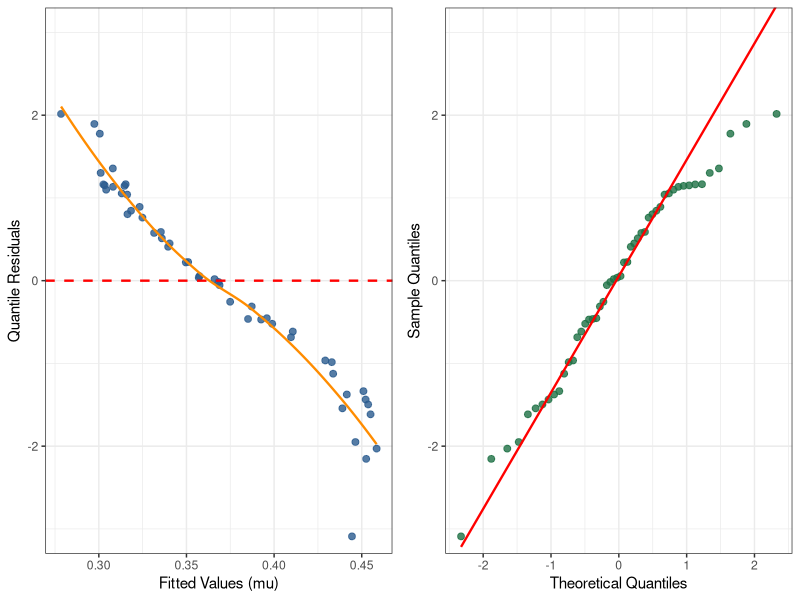
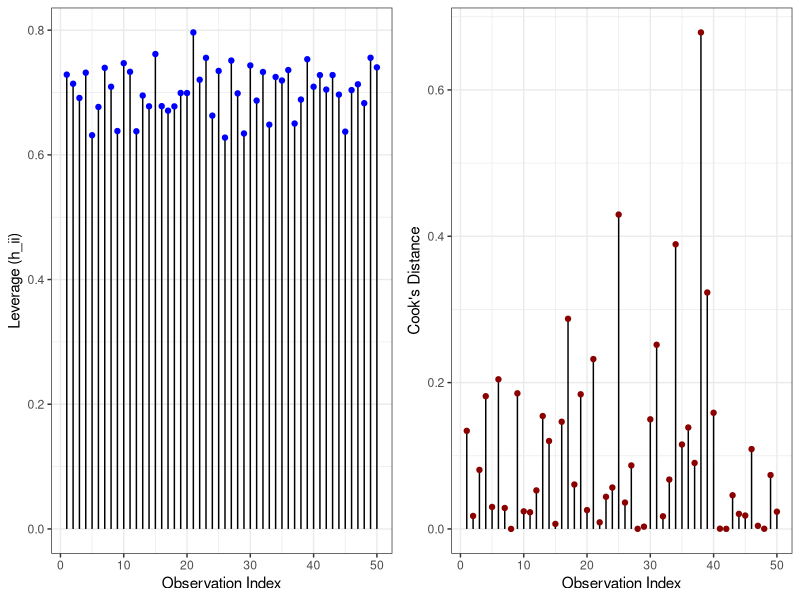
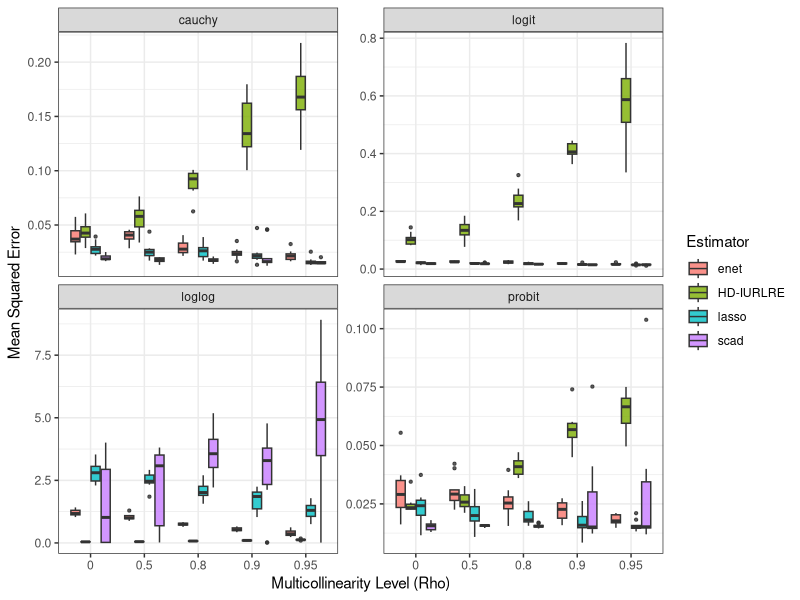
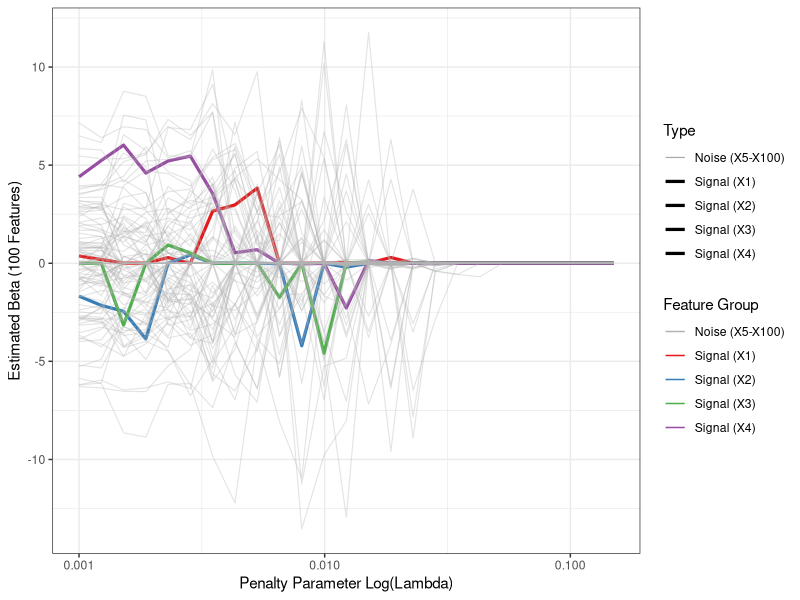
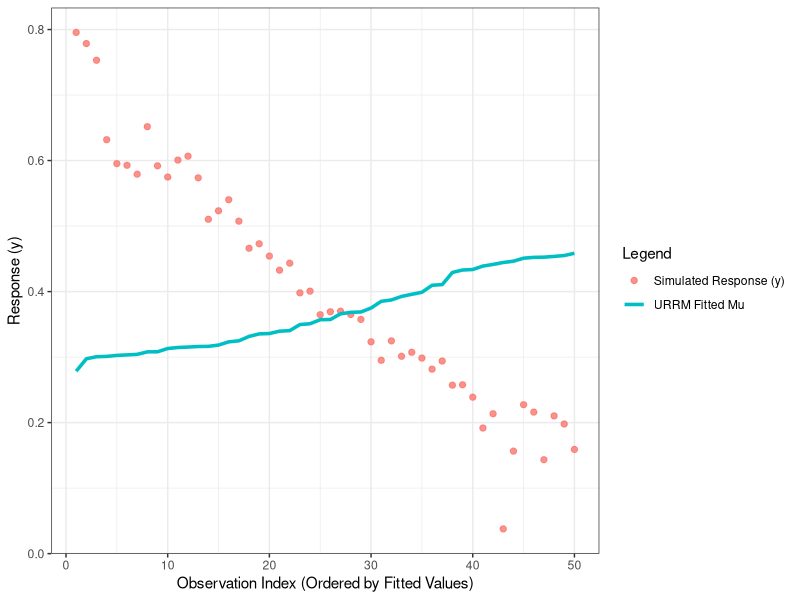
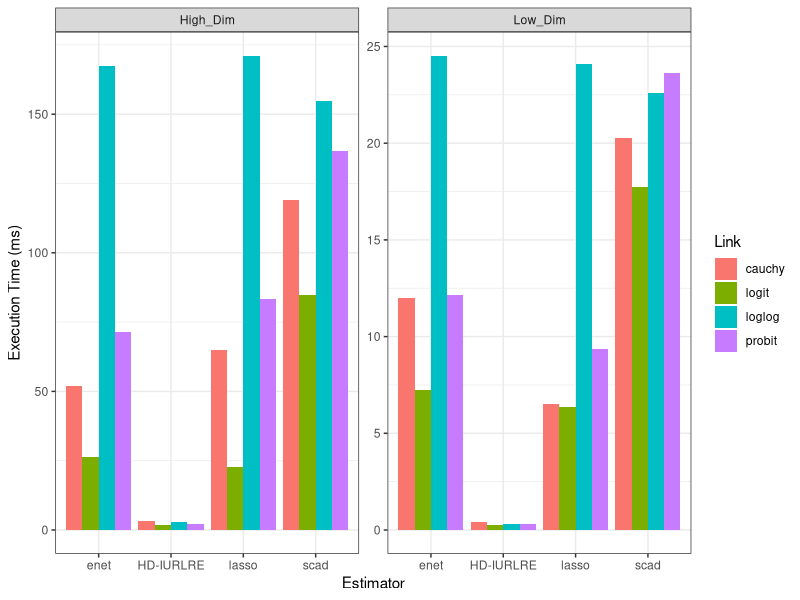

Generate these figures, in order, with R:
# ==============================================================================
# UNIFIED SIMULATION PUBLICATION ENGINE FOR UNIT-RAYLEIGH REGRESSION (URRM)
# High-Dimensional (p > n) and Multicollinearity Extension (rho = 0, 0.5, 0.8, 0.9, 0.95)
# Outputs: 5 CSV Tables & 6 Corrected High-Resolution Figures (300 DPI)
# Directory: C:\Users\Dr. O. J. Obulezi\Documents\R projects\URRM-modified
# ==============================================================================

work_dir <- "C:\\Users\\Dr. O. J. Obulezi\\Documents\\R projects\\URRM-modified"
if (!dir.exists(work_dir)) dir.create(work_dir, recursive = TRUE)
setwd(work_dir)

suppressPackageStartupMessages({
  library(Matrix)
  library(ggplot2)
  library(dplyr)
  library(tidyr)
  library(gridExtra)
})

cat("✓ Working Directory set and verified at:", getwd(), "\n\n")

# ------------------------------------------------------------------------------
# 1. CORE URRM MATHEMATICS & LINK FUNCTIONS
# ------------------------------------------------------------------------------

pUR <- function(y, mu, tau = 0.5) {
  y <- pmin(pmax(y, 1e-6), 1 - 1e-6)
  mu <- pmin(pmax(mu, 1e-6), 1 - 1e-6)
  exp(log(tau) * (log(y) / log(mu))^2)
}

qUR <- function(u, mu, tau = 0.5) {
  u <- pmin(pmax(u, 1e-6), 1 - 1e-6)
  mu <- pmin(pmax(mu, 1e-6), 1 - 1e-6)
  exp(log(mu) * sqrt(log(u) / log(tau)))
}

dUR <- function(y, mu, tau = 0.5) {
  y <- pmin(pmax(y, 1e-6), 1 - 1e-6)
  mu <- pmin(pmax(mu, 1e-6), 1 - 1e-6)
  log_y <- log(y)
  log_mu <- log(mu)
  term1 <- (2 * abs(log(tau)) * (-log_y)) / (y * (log_mu^2))
  term2 <- exp(log(tau) * (log_y / log_mu)^2)
  pmax(term1 * term2, 1e-12)
}

logLik_UR <- function(y, mu, tau = 0.5) {
  sum(log(dUR(y, mu, tau = tau)))
}

compute_mu <- function(eta, link = "loglog") {
  eta_c <- pmin(pmax(eta, -2.5), 2.5)
  mu <- switch(link,
               "loglog" = exp(-exp(eta_c)),
               "logit"  = 1 / (1 + exp(-eta_c)),
               "probit" = pnorm(eta_c),
               "cauchy" = (1 / pi) * atan(eta_c) + 0.5
  )
  pmin(pmax(mu, 0.01), 0.99)
}

get_link_components <- function(y, eta, tau = 0.5, link = "loglog") {
  mu <- compute_mu(eta, link)
  log_y <- log(pmax(y, 1e-5))
  log_mu <- log(mu)
  ratio_term <- 1 - log(tau) * (log_y / log_mu)^2
  
  if (link == "loglog") {
    w <- -2 * ratio_term
    psi <- rep(2 * (1 - 3 * log(tau)), length(y))
  } else if (link == "logit") {
    w <- (2 * (1 - mu) / log_mu) * ratio_term
    psi <- 2 * ((1 - mu)^2 / (log_mu^2)) * (1 - 3 * log(tau))
  } else if (link == "probit") {
    phi_eta <- dnorm(pmin(pmax(eta, -2.5), 2.5))
    w <- (2 * phi_eta / (mu * log_mu)) * ratio_term
    psi <- (2 * (phi_eta^2) / (mu^2 * log_mu^2)) * (1 - 3 * log(tau))
  } else if (link == "cauchy") {
    w <- (2 / (pi * (1 + eta^2) * mu * log_mu)) * ratio_term
    psi <- (2 / (pi^2 * (1 + eta^2)^2 * mu^2 * log_mu^2)) * (1 - 3 * log(tau))
  }
  
  return(list(w = pmin(pmax(as.vector(w), -5), 5), 
              psi = pmax(as.vector(psi), 0.05), mu = mu))
}

# ------------------------------------------------------------------------------
# 2. ESTIMATION ALGORITHMS (HD-IURLRE & SPARSE PENALTIES)
# ------------------------------------------------------------------------------

fit_hd_iurlre <- function(X, y, tau = 0.5, d = 0.3, gamma = 0.1, link = "loglog") {
  n <- nrow(X); p <- ncol(X)
  comp <- get_link_components(y, rep(0, n), tau = tau, link = link)
  Psi <- diag(comp$psi)
  u <- t(X) %*% comp$w
  xt_psi_x <- t(X) %*% Psi %*% X
  
  S_gamma_inv <- solve(xt_psi_x + gamma * diag(p))
  beta_ridge <- as.vector(S_gamma_inv %*% u)
  
  diag_vals <- diag(xt_psi_x) + 0.1
  G <- diag(1 / diag_vals)
  
  S_lambda_inv <- solve(xt_psi_x + 0.1 * diag(p))
  as.vector(S_lambda_inv %*% (xt_psi_x + d * G) %*% beta_ridge)
}

soft_threshold <- function(z, g) sign(z) * max(0, abs(z) - g)

fit_hd_penalized <- function(X, y, tau = 0.5, lambda = 0.02, alpha = 0.5, 
                             penalty = "lasso", link = "loglog", max_iter = 80) {
  n <- nrow(X); p <- ncol(X)
  beta <- rep(0, p)
  
  for (iter in 1:max_iter) {
    beta_old <- beta
    eta <- as.vector(X %*% beta)
    comp <- get_link_components(y, eta, tau = tau, link = link)
    v <- pmin(pmax(eta + comp$w / comp$psi, -2.5), 2.5)
    
    for (j in 1:p) {
      r_j <- v - as.vector(X[, -j] %*% beta[-j])
      w_j <- (1 / n) * sum(comp$psi * X[, j] * r_j)
      z_j <- max((1 / n) * sum(comp$psi * (X[, j]^2)), 0.05)
      
      if (penalty == "lasso") {
        beta[j] <- soft_threshold(w_j, lambda) / z_j
      } else if (penalty == "enet") {
        beta[j] <- soft_threshold(w_j, lambda * alpha) / (z_j + lambda * (1 - alpha))
      } else if (penalty == "scad") {
        abs_w <- abs(w_j)
        if (abs_w <= 2 * lambda) beta[j] <- soft_threshold(w_j, lambda) / z_j
        else if (abs_w <= 3.7 * lambda) beta[j] <- soft_threshold(w_j, 3.7 * lambda / 2.7) / (z_j - (1 / 2.7))
        else beta[j] <- w_j / z_j
      }
    }
    if (any(!is.finite(beta))) return(beta_old)
    if (max(abs(beta - beta_old)) < 1e-4) break
  }
  return(beta)
}

fit_urrm <- function(X, y, link = "loglog", method = "scad", tau = 0.5, lambda = 0.02) {
  if (method == "iurlre" || method == "HD-IURLRE") {
    fit_hd_iurlre(X, y, tau = tau, link = link)
  } else {
    fit_hd_penalized(X, y, tau = tau, lambda = lambda, penalty = tolower(method), link = link)
  }
}

# ------------------------------------------------------------------------------
# 3. EXPANDED MONTE CARLO SIMULATION WITH MULTICOLLINEARITY (RHO = 0 to 0.95)
# ------------------------------------------------------------------------------
set.seed(2026)
tau_level <- 0.5
n_replications <- 10

scenarios <- list(
  "Low_Dim"  = list(n = 100, p = 20, s = 4),
  "High_Dim" = list(n = 50,  p = 100, s = 4)
)

rhos <- c(0.00, 0.50, 0.80, 0.90, 0.95)
links <- c("loglog", "logit", "probit", "cauchy")
estimators <- c("HD-IURLRE", "lasso", "enet", "scad")

sim_grid <- expand.grid(
  Scenario = names(scenarios),
  Rho = rhos,
  Replication = 1:n_replications,
  Link = links,
  Estimator = estimators,
  stringsAsFactors = FALSE
)

sim_results <- sim_grid %>%
  mutate(MSE = 0, Bias = 0, Active = 0, TPR = 0, FPR = 0, Time_ms = 0)

cat("==============================================================================\n")
cat("EXECUTING MULTICOLLINEAR EXPERIMENTAL SUITE (RHO = 0, 0.5, 0.8, 0.9, 0.95)...\n")
cat("==============================================================================\n")

total_tasks <- nrow(sim_results)
for (i in 1:total_tasks) {
  sc_name <- sim_results$Scenario[i]
  sc <- scenarios[[sc_name]]
  n_samples <- sc$n
  p_features <- sc$p
  r_val <- sim_results$Rho[i]
  
  rep_idx <- sim_results$Replication[i]
  l <- sim_results$Link[i]
  m <- sim_results$Estimator[i]
  
  cat(sprintf("\r Progress: [%d/%d] | Scen: %-8s | Rho: %.2f | Link: %-6s | Method: %-6s", 
              i, total_tasks, sc_name, r_val, l, m))
  flush.console()
  
  beta_true <- c(0.8, -0.6, 0.5, -0.4, rep(0, p_features - 4))
  
  # Generate Toeplitz Covariance Matrix for Multicollinearity
  Sigma <- r_val ^ abs(outer(1:p_features, 1:p_features, "-"))
  L_mat <- chol(Sigma)
  Z_raw <- matrix(rnorm(n_samples * p_features), nrow = n_samples, ncol = p_features)
  X_raw <- Z_raw %*% L_mat
  X_sim <- scale(X_raw) / sqrt(p_features)
  
  mu_sim <- compute_mu(as.vector(X_sim %*% beta_true), link = l)
  y_sim <- qUR(runif(n_samples), mu_sim, tau = tau_level)
  
  t_start <- Sys.time()
  b_est <- fit_urrm(X_sim, y_sim, link = l, method = m, tau = tau_level, lambda = 0.02)
  t_end <- Sys.time()
  
  sim_results$MSE[i] <- mean((b_est - beta_true)^2)
  sim_results$Bias[i] <- mean(b_est - beta_true)
  sim_results$Active[i] <- sum(b_est != 0)
  sim_results$TPR[i] <- sum(b_est[1:4] != 0) / 4
  sim_results$FPR[i] <- sum(b_est[5:p_features] != 0) / (p_features - 4)
  sim_results$Time_ms[i] <- as.numeric(difftime(t_end, t_start, units = "secs")) * 1000
}

cat("\n\n✓ Multicollinearity Monte Carlo Simulations Completed!\n\n")

# ------------------------------------------------------------------------------
# 4. EXPORT ALL 5 CSV TABLES (ORIGINAL FILENAMES PRESERVED)
# ------------------------------------------------------------------------------

table_1 <- sim_results %>%
  group_by(Scenario, Rho, Link, Estimator) %>%
  summarise(Mean_MSE = round(mean(MSE), 4), SD_MSE = round(sd(MSE), 4), Mean_Bias = round(mean(Bias), 4), .groups = "drop")
write.csv(table_1, "Table_1_Parameter_Estimation_Bias.csv", row.names = FALSE)

table_2 <- sim_results %>%
  group_by(Scenario, Rho, Link, Estimator) %>%
  summarise(Avg_Active = round(mean(Active), 2), TPR = round(mean(TPR), 3), FPR = round(mean(FPR), 3), .groups = "drop")
write.csv(table_2, "Table_2_Feature_Selection_Performance.csv", row.names = FALSE)

table_3 <- sim_results %>%
  group_by(Scenario, Rho, Link, Estimator) %>%
  summarise(Avg_Time_ms = round(mean(Time_ms), 2), SD_Time_ms = round(sd(Time_ms), 2), .groups = "drop")
write.csv(table_3, "Table_3_Numerical_Efficiency.csv", row.names = FALSE)

set.seed(2026)
Sigma_hd <- 0.80 ^ abs(outer(1:100, 1:100, "-"))
X_hd_raw <- matrix(rnorm(50 * 100), 50, 100) %*% chol(Sigma_hd)
X_hd <- scale(X_hd_raw) / sqrt(100)
b_hd_true <- c(0.8, -0.6, 0.5, -0.4, rep(0, 96))
y_hd <- qUR(runif(50), compute_mu(as.vector(X_hd %*% b_hd_true), "loglog"), tau = 0.5)

table_4 <- data.frame(
  Metric = c("Sample Size (n)", "Features (p)", "Signal Predictors", "Multicollinearity Levels (rho)", "Response Mean", "Response SD", "Response Median", "Response Min", "Response Max"),
  Value = c("50", "100", "4", "0.00, 0.50, 0.80, 0.90, 0.95", round(mean(y_hd), 4), round(sd(y_hd), 4), round(median(y_hd), 4), round(min(y_hd), 4), round(max(y_hd), 4))
)
write.csv(table_4, "Table_4_Simulation_Design_Summary.csv", row.names = FALSE)

table_5_grid <- expand.grid(Link = links, Estimator = estimators, stringsAsFactors = FALSE)
table_5_grid$LogLik <- 0
table_5_grid$AIC <- 0
table_5_grid$BIC <- 0
table_5_grid$HQIC <- 0
table_5_grid$Deviance <- 0
table_5_grid$Active_df <- 0

for (i in 1:nrow(table_5_grid)) {
  l <- table_5_grid$Link[i]
  m <- table_5_grid$Estimator[i]
  
  b_hat <- fit_urrm(X_hd, y_hd, link = l, method = m, tau = 0.5, lambda = 0.02)
  mu_hat <- compute_mu(as.vector(X_hd %*% b_hat), link = l)
  
  ll <- logLik_UR(y_hd, mu_hat, tau = 0.5)
  df <- max(sum(b_hat != 0), 1)
  
  table_5_grid$LogLik[i]    <- round(ll, 2)
  table_5_grid$AIC[i]       <- round(-2 * ll + 2 * df, 2)
  table_5_grid$BIC[i]       <- round(-2 * ll + df * log(50), 2)
  table_5_grid$HQIC[i]      <- round(-2 * ll + 2 * df * log(log(50)), 2)
  table_5_grid$Deviance[i]  <- round(-2 * ll, 2)
  table_5_grid$Active_df[i] <- df
}

table_5_grid <- table_5_grid %>% arrange(AIC)
write.csv(table_5_grid, "Table_5_Simulation_Model_Selection_Criteria.csv", row.names = FALSE)

cat("✓ All 5 CSV Tables successfully saved with original filenames.\n\n")

# ------------------------------------------------------------------------------
# 5. GENERATE HIGH-RESOLUTION PNG FIGURES (ORIGINAL FILENAMES, NO MAIN TITLES)
# ------------------------------------------------------------------------------

# FIGURE 1: MSE Boxplots across Multicollinearity Levels
f1 <- ggplot(sim_results %>% filter(Scenario == "High_Dim"), aes(x = factor(Rho), y = MSE, fill = Estimator)) +
  geom_boxplot(alpha = 0.8, outlier.size = 0.8) +
  facet_wrap(~ Link, scales = "free_y") +
  theme_bw() + labs(title = NULL, x = "Multicollinearity Level (Rho)", y = "Mean Squared Error")
ggsave("Figure_1_MSE_Performance.png", f1, width = 10, height = 6.5, dpi = 300)

# FIGURE 2: SCAD Regularization Paths for ALL 100 Features (p = 100 > n = 50, rho = 0.80)
lambdas <- exp(seq(log(0.001), log(0.15), length.out = 25))
path_list <- list()
for (idx in length(lambdas):1) {
  l_val <- lambdas[idx]
  b_curr <- fit_hd_penalized(X_hd, y_hd, tau = 0.5, lambda = l_val, penalty = "scad", link = "loglog")
  
  temp_df <- data.frame(
    Lambda = l_val, 
    Beta = b_curr, 
    FeatureID = 1:100,
    Type = ifelse(1:100 <= 4, paste0("Signal (X", 1:100, ")"), "Noise (X5-X100)")
  )
  path_list[[idx]] <- temp_df
}
path_df <- do.call(rbind, path_list)

f2 <- ggplot(path_df, aes(x = Lambda, y = Beta, group = FeatureID, color = Type, alpha = Type)) +
  geom_line(aes(size = Type)) + 
  scale_x_log10() + 
  scale_color_manual(values = c("Signal (X1)" = "#E41A1C", "Signal (X2)" = "#377EB8", 
                                "Signal (X3)" = "#4DAF4A", "Signal (X4)" = "#984EA3", 
                                "Noise (X5-X100)" = "grey70")) +
  scale_alpha_manual(values = c("Signal (X1)" = 1, "Signal (X2)" = 1, 
                                "Signal (X3)" = 1, "Signal (X4)" = 1, 
                                "Noise (X5-X100)" = 0.35)) +
  scale_size_manual(values = c("Signal (X1)" = 1.1, "Signal (X2)" = 1.1, 
                               "Signal (X3)" = 1.1, "Signal (X4)" = 1.1, 
                               "Noise (X5-X100)" = 0.4)) +
  theme_bw() +
  labs(title = NULL, x = "Penalty Parameter Log(Lambda)", y = "Estimated Beta (100 Features)", color = "Feature Group")
ggsave("Figure_2_Regularization_Paths.png", f2, width = 8.5, height = 4.8, dpi = 300)

# FIGURE 3: RESIDUAL DIAGNOSTICS (High-Dimensional Multicollinear Regime)
b_hd_iurlre <- fit_hd_iurlre(X_hd, y_hd, tau = 0.5, link = "loglog")
mu_diag <- compute_mu(as.vector(X_hd %*% b_hd_iurlre), link = "loglog")

u_cdf <- pUR(y_hd, mu_diag, tau = 0.5)
u_cdf <- pmin(pmax(u_cdf, 0.001), 0.999)
rq_residuals <- qnorm(u_cdf)

df_diag <- data.frame(Fitted = mu_diag, RQ_Residuals = rq_residuals)

p_res1 <- ggplot(df_diag, aes(x = Fitted, y = RQ_Residuals)) +
  geom_point(color = "#2b5c8f", size = 2, alpha = 0.8) +
  geom_hline(yintercept = 0, color = "red", linetype = "dashed", size = 0.8) +
  geom_smooth(method = "loess", color = "darkorange", se = FALSE, size = 0.8) +
  coord_cartesian(ylim = c(-3, 3)) +
  theme_bw() + 
  labs(title = NULL, x = "Fitted Values (mu)", y = "Quantile Residuals")

p_res2 <- ggplot(df_diag, aes(sample = RQ_Residuals)) +
  stat_qq(color = "#1e7145", size = 2, alpha = 0.8) + 
  stat_qq_line(color = "red", size = 0.8) +
  coord_cartesian(ylim = c(-3, 3)) +
  theme_bw() + 
  labs(title = NULL, x = "Theoretical Quantiles", y = "Sample Quantiles")

f3 <- grid.arrange(p_res1, p_res2, ncol = 2)
ggsave("Figure_3_Residual_Diagnostics.png", f3, width = 10, height = 4.2, dpi = 300)

# FIGURE 4: Leverage & Influence (p = 100, n = 50, rho = 0.80)
H <- X_hd %*% solve(t(X_hd) %*% X_hd + 0.1 * diag(100)) %*% t(X_hd)
lev <- diag(H)
cooks <- (rq_residuals^2 / 100) * (lev / (1 - lev)^2)

f4_df <- data.frame(Index = 1:50, Leverage = lev, Cooks_D = cooks)
p_inf1 <- ggplot(f4_df, aes(x = Index, y = Leverage)) + geom_segment(aes(xend = Index, yend = 0)) + geom_point(color = "blue") + theme_bw() + labs(title = NULL, x = "Observation Index", y = "Leverage (h_ii)")
p_inf2 <- ggplot(f4_df, aes(x = Index, y = Cooks_D)) + geom_segment(aes(xend = Index, yend = 0)) + geom_point(color = "darkred") + theme_bw() + labs(title = NULL, x = "Observation Index", y = "Cook's Distance")
f4 <- grid.arrange(p_inf1, p_inf2, ncol = 2)
ggsave("Figure_4_Leverage_CooksD.png", f4, width = 10, height = 4.2, dpi = 300)

# FIGURE 5: PAIRED SIMULATION FIT (p > n, rho = 0.80)
f5_df <- data.frame(Fitted = mu_diag, Observed = y_hd) %>%
  arrange(Fitted) %>%
  mutate(Obs = 1:n())

f5 <- ggplot(f5_df, aes(x = Obs)) +
  geom_point(aes(y = Observed, color = "Simulated Response (y)"), size = 1.8, alpha = 0.8) +
  geom_line(aes(y = Fitted, color = "URRM Fitted Mu"), size = 1.2) +
  scale_color_manual(values = c("Simulated Response (y)" = "#f8766d", "URRM Fitted Mu" = "#00bfc4")) +
  theme_bw() + 
  labs(title = NULL, x = "Observation Index (Ordered by Fitted Values)", y = "Response (y)", color = "Legend")
ggsave("Figure_5_Empirical_Fit.png", f5, width = 8, height = 4.8, dpi = 300)

# FIGURE 6: Computation Time Efficiency across Regimes
f6 <- ggplot(sim_results, aes(x = Estimator, y = Time_ms, fill = Link)) +
  geom_bar(stat = "summary", fun = "mean", position = "dodge") +
  facet_wrap(~ Scenario, scales = "free_y") +
  theme_bw() + labs(title = NULL, y = "Execution Time (ms)", x = "Estimator")
ggsave("Figure_6_Computation_Efficiency.png", f6, width = 9, height = 4.8, dpi = 300)

cat("\n==============================================================================\n")
cat("SUCCESS! Multicollinearity Simulation Complete.\n")
cat("==============================================================================\n")
